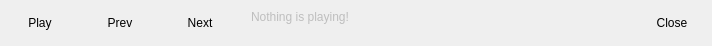
<?xml version="1.0" encoding="UTF-8"?>
<ui version="4.0">
 <class>MiniPlayer</class>
 <widget class="QWidget" name="MiniPlayer">
  <property name="geometry">
   <rect>
    <x>0</x>
    <y>0</y>
    <width>712</width>
    <height>46</height>
   </rect>
  </property>
  <property name="windowTitle">
   <string>Form</string>
  </property>
  <layout class="QHBoxLayout" name="horizontalLayout_3">
   <property name="margin">
    <number>0</number>
   </property>
   <item>
    <layout class="QHBoxLayout" name="horizontalLayout">
     <property name="spacing">
      <number>0</number>
     </property>
     <item>
      <widget class="QPushButton" name="playerTogglePlayback">
       <property name="minimumSize">
        <size>
         <width>20</width>
         <height>0</height>
        </size>
       </property>
       <property name="toolTip">
        <string>Toggle playback</string>
       </property>
       <property name="whatsThis">
        <string>Play button</string>
       </property>
       <property name="text">
        <string>Play</string>
       </property>
       <property name="iconSize">
        <size>
         <width>22</width>
         <height>22</height>
        </size>
       </property>
       <property name="checkable">
        <bool>true</bool>
       </property>
       <property name="default">
        <bool>true</bool>
       </property>
       <property name="flat">
        <bool>true</bool>
       </property>
      </widget>
     </item>
     <item>
      <widget class="QPushButton" name="playerPlayPrevious">
       <property name="minimumSize">
        <size>
         <width>20</width>
         <height>0</height>
        </size>
       </property>
       <property name="toolTip">
        <string>Start playing previous track</string>
       </property>
       <property name="whatsThis">
        <string>Previous track button</string>
       </property>
       <property name="text">
        <string>Prev</string>
       </property>
       <property name="iconSize">
        <size>
         <width>22</width>
         <height>22</height>
        </size>
       </property>
       <property name="flat">
        <bool>true</bool>
       </property>
      </widget>
     </item>
     <item>
      <widget class="QPushButton" name="playerPlayNext">
       <property name="minimumSize">
        <size>
         <width>20</width>
         <height>0</height>
        </size>
       </property>
       <property name="toolTip">
        <string>Start playing next track</string>
       </property>
       <property name="whatsThis">
        <string>Next track button</string>
       </property>
       <property name="text">
        <string>Next</string>
       </property>
       <property name="iconSize">
        <size>
         <width>22</width>
         <height>22</height>
        </size>
       </property>
       <property name="flat">
        <bool>true</bool>
       </property>
      </widget>
     </item>
    </layout>
   </item>
   <item>
    <layout class="QVBoxLayout" name="verticalLayout" stretch="1,0">
     <property name="spacing">
      <number>0</number>
     </property>
     <property name="topMargin">
      <number>0</number>
     </property>
     <item>
      <widget class="QLabel" name="playerDisplay">
       <property name="enabled">
        <bool>false</bool>
       </property>
       <property name="sizePolicy">
        <sizepolicy hsizetype="MinimumExpanding" vsizetype="Maximum">
         <horstretch>0</horstretch>
         <verstretch>0</verstretch>
        </sizepolicy>
       </property>
       <property name="minimumSize">
        <size>
         <width>120</width>
         <height>0</height>
        </size>
       </property>
       <property name="maximumSize">
        <size>
         <width>500</width>
         <height>16777215</height>
        </size>
       </property>
       <property name="text">
        <string>Nothing is playing!</string>
       </property>
       <property name="indent">
        <number>5</number>
       </property>
      </widget>
     </item>
     <item>
      <layout class="QHBoxLayout" name="horizontalLayout_2">
       <item>
        <widget class="Phonon::SeekSlider" name="playerSeekBar">
         <property name="sizePolicy">
          <sizepolicy hsizetype="MinimumExpanding" vsizetype="Fixed">
           <horstretch>1</horstretch>
           <verstretch>0</verstretch>
          </sizepolicy>
         </property>
         <property name="toolTip">
          <string>Seek to certain time</string>
         </property>
         <property name="whatsThis">
          <string>Seekbar</string>
         </property>
         <property name="iconVisible">
          <bool>false</bool>
         </property>
        </widget>
       </item>
       <item>
        <widget class="Phonon::VolumeSlider" name="playerVolume">
         <property name="sizePolicy">
          <sizepolicy hsizetype="Preferred" vsizetype="Fixed">
           <horstretch>0</horstretch>
           <verstretch>0</verstretch>
          </sizepolicy>
         </property>
         <property name="minimumSize">
          <size>
           <width>60</width>
           <height>0</height>
          </size>
         </property>
         <property name="toolTip">
          <string>Change volume level</string>
         </property>
         <property name="whatsThis">
          <string>Volume slider</string>
         </property>
         <property name="muteVisible">
          <bool>false</bool>
         </property>
        </widget>
       </item>
      </layout>
     </item>
    </layout>
   </item>
   <item>
    <widget class="QPushButton" name="playerClose">
     <property name="text">
      <string>Close</string>
     </property>
     <property name="iconSize">
      <size>
       <width>22</width>
       <height>22</height>
      </size>
     </property>
     <property name="flat">
      <bool>true</bool>
     </property>
    </widget>
   </item>
  </layout>
 </widget>
 <customwidgets>
  <customwidget>
   <class>Phonon::SeekSlider</class>
   <extends>QWidget</extends>
   <header location="global">phonon/seekslider.h</header>
  </customwidget>
  <customwidget>
   <class>Phonon::VolumeSlider</class>
   <extends>QWidget</extends>
   <header location="global">phonon/volumeslider.h</header>
  </customwidget>
 </customwidgets>
 <resources/>
 <connections>
  <connection>
   <sender>playerClose</sender>
   <signal>clicked(bool)</signal>
   <receiver>MiniPlayer</receiver>
   <slot>setVisible(bool)</slot>
   <hints>
    <hint type="sourcelabel">
     <x>669</x>
     <y>22</y>
    </hint>
    <hint type="destinationlabel">
     <x>355</x>
     <y>22</y>
    </hint>
   </hints>
  </connection>
 </connections>
 <slots>
  <slot>toggleWindow(bool)</slot>
 </slots>
</ui>
